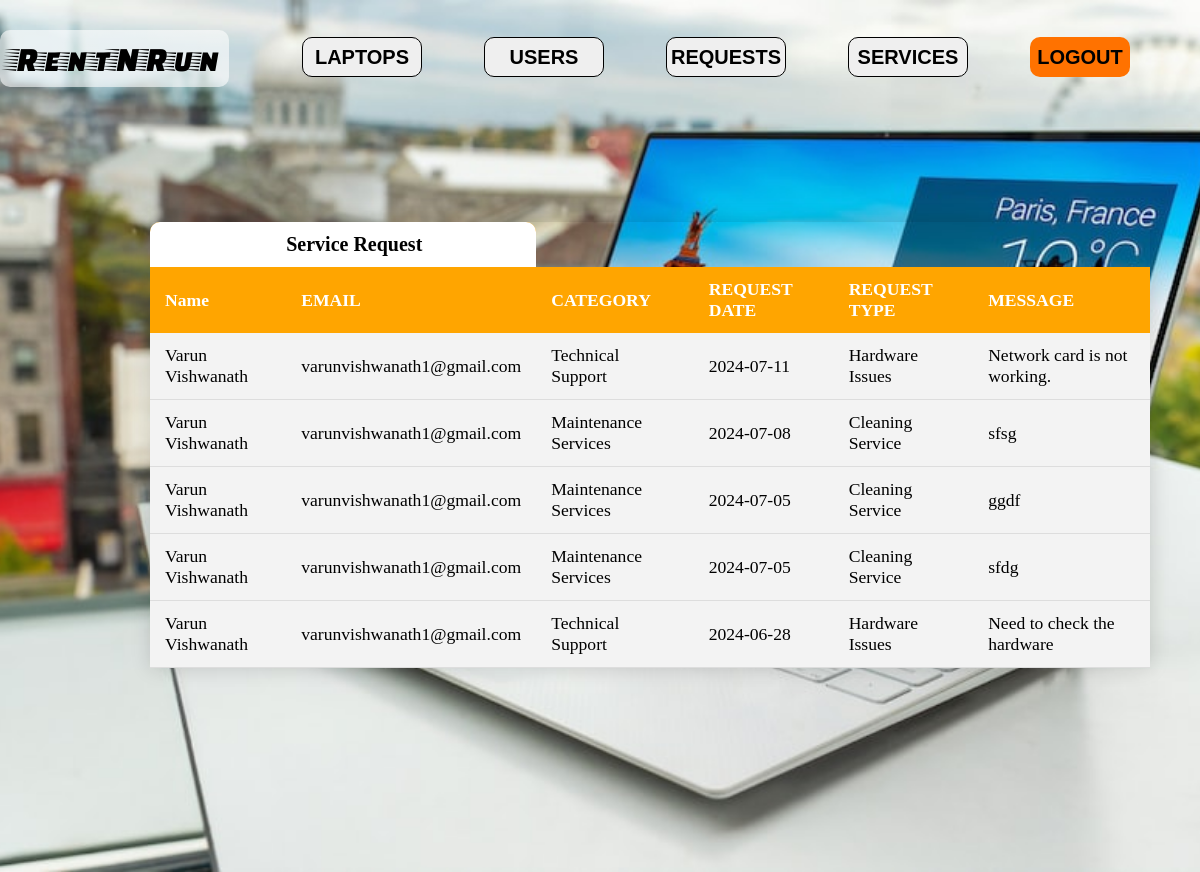
The page /ser_request.php on the database its author committed.
### tables this page shows
CREATE TABLE `service` (
  `id` int(11) NOT NULL AUTO_INCREMENT,
  `name` varchar(50) DEFAULT NULL,
  `email` varchar(50) DEFAULT NULL,
  `category` varchar(50) DEFAULT NULL,
  `req_type` varchar(50) DEFAULT NULL,
  `message` varchar(255) DEFAULT NULL,
  `req_date` date DEFAULT NULL,
  PRIMARY KEY (`id`)
);

### ser_request.php (the view, shortened to what this page needs)
<!DOCTYPE html>
<html lang="en">
<head>
    <link  rel="stylesheet" href="css/logo.css">
</head>
<body background=images/adminbg1.jpg>
<?php
require_once('connection.php');
$query="SELECT *from service ORDER BY id DESC";
$queryy=mysqli_query($con,$query);
?>
<div class="hai">
        <div class="navbar">
            <a href="admindash.php"> <div class="icon">
                <h2 class="logo">RentNRun</h2>
            </div></a>
            <div class="menu">
                <ul>
                    <li><button><a href="adminlaptop.php">LAPTOPS</a></button></li>
                    <li><button><a href="adminusers.php">USERS</a></button></li>
                    <li><button><a href="adminbook.php">REQUESTS</a></button></li>
                    <li><button><a href="ser_request.php">SERVICES</a></button></li>
                  <li> <button class="nn"><a href="index.php">LOGOUT</a></button></li>
                </ul>
            </div>
         </div>
         </div>
        <div>
            <div>
                <div>
                    <table class="content-table">
                <thead>
                    <tr> <th style="
                     padding:10 0; border-radius: 10px 0 0 0;background-color:white;color:white; "
                    > <p> .</p></th>
                    <th style="
                     padding:0 0 0 ;font-size:20px;border-radius:0 10px 0px 0;background-color:white;color:black;"
                    > <p>Service Request</p></th>
                    <tr>
                        <th>Name</th>
                        <th>EMAIL</th>
                        <th>CATEGORY</th>
                        <th>REQUEST DATE</th>
                        <th>REQUEST TYPE</th>
                        <th>MESSAGE</th>
                    </tr>
                </thead>
                <tbody>
                <?php
                while($res=mysqli_fetch_array($queryy)){
                ?>
                <tr  class="active-row">
                    <td><?php echo $res['name'];?></php></td>
                    <td><?php echo $res['email'];?></php></td>
                    <td><?php echo $res['category'];?></php></td>
                    <td><?php echo $res['req_date'];?></php></td>
                    <td><?php echo $res['req_type'];?></php></td>
                    <td><?php echo $res['message'];?></php></td>
                </tr>
               <?php } ?>
                </tbody>
                </table>
                </div>
            </div>
        </div>
</body>
</html>

### css/logo.css (style rules this page uses)
.logo { border-radius: 10px; background: linear-gradient(to top, rgb(255 255 255 / 60%) 50%,rgb(255 255 255 / 60%) 50%); color: #000000; font-size: 35px; font-family: 'Faster One'; font-weight: 100; margin-top:30px; padding:10px; float:left; }
.menu { width: 400px; margin-left: 50px; float: left; height: 70px; }
.menu { width: 400px; float: left; height: 70px; margin-left:40px; font-size: 40px; }
ul li a { text-decoration: none; color: black; font-family: Arial; font-size: 20px; font-weight: bold; transition: 0.4s ease-in-out; }

### ser_request.php (style rules this page uses)
button { margin-top:10px; border:1px solid #000;width:120px;height:40px;border-radius:10px; }
* { margin: 0; padding: 0; }
body { width: 100%; background-repeat: no-repeat; background-position: center; background-size: cover; height: 100vh; }
.hai { width: 100%; background: linear-gradient(to top, rgba(0,0,0,0)50%, rgba(0,0,0,0)50%),url("../images/lapbg.jpg"); background-position: center; background-size: cover; height: 109vh; animation: infiniteScrollBg 50s linear infinite; }
.navbar { width: 1200px; height: 75px; margin: auto; }
.icon { width:200px; float: left; height : 70px; }
.menu { width: 400px; float: left; height: 70px; }
ul { float: left; display: flex; justify-content: center; align-items: center; }
ul li { list-style: none; margin-left: 62px; margin-top: 27px; font-size: 14px; }
ul li a { text-decoration: none; color: black; font-family: Arial; font-weight: bold; transition: 0.4s ease-in-out; }
.content-table { border-collapse: collapse; font-size: 1.1em; min-width: 400px; border-radius: 5px 5px 0 0; overflow: hidden; box-shadow:0 0 20px rgba(0,0,0,0.15); margin-left : 150px; margin-top: 150px; width: 1000px; height: 150px; }
.content-table thead tr { background-color: orange; color: white; text-align: left; }
.content-table th, .content-table td { padding: 12px 15px; }
.content-table tbody tr { border-bottom: 1px solid #dddddd; }
.content-table tbody tr:nth-of-type(odd) { background-color: #f3f3f3; }
.content-table tbody tr:nth-of-type(even) { background-color: #f3f3f3; }
.nn { width:100px; background: #ff7200; border:none; height: 40px; font-size: 18px; border-radius: 10px; cursor: pointer; color:white; transition: 0.4s ease; }
.nn a { text-decoration: none; color: black; font-weight: bold; }

### rows shown on the page
service: name "Varun Vishwanath", email "varunvishwanath1@gmail.com", category "Technical Support", req_date "2024-07-11", req_type "Hardware Issues", message "Network card is not working."
service: name "Varun Vishwanath", email "varunvishwanath1@gmail.com", category "Maintenance Services", req_date "2024-07-08", req_type "Cleaning Service", message "sfsg"
service: name "Varun Vishwanath", email "varunvishwanath1@gmail.com", category "Maintenance Services", req_date "2024-07-05", req_type "Cleaning Service", message "ggdf"
service: name "Varun Vishwanath", email "varunvishwanath1@gmail.com", category "Maintenance Services", req_date "2024-07-05", req_type "Cleaning Service", message "sfdg"
service: name "Varun Vishwanath", email "varunvishwanath1@gmail.com", category "Technical Support", req_date "2024-06-28", req_type "Hardware Issues", message "Need to check the hardware"
